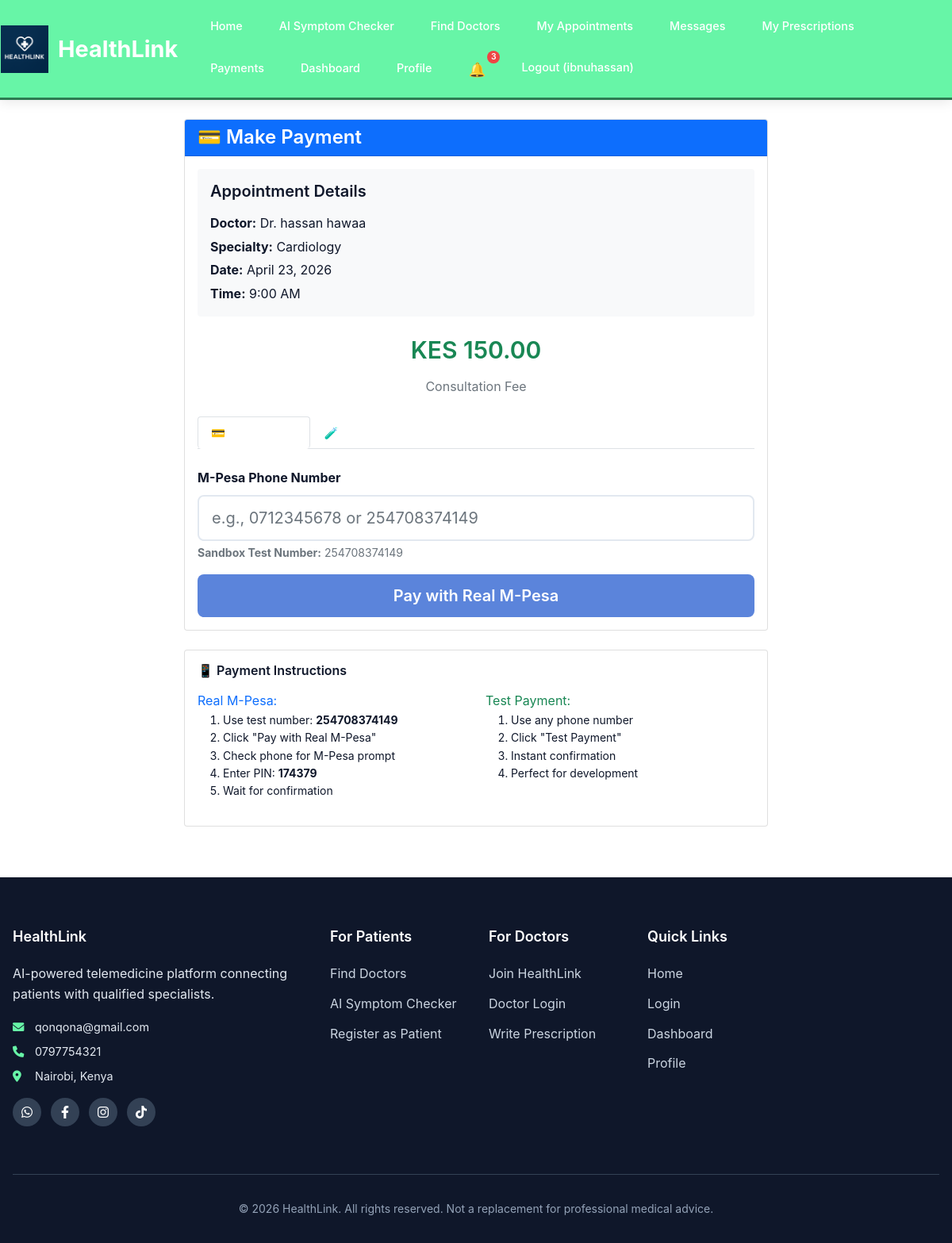
The page /payments/payment/32/ (signed in) on the database its author committed.
### users/models.py (models this page shows, shortened)
class CustomUser(AbstractUser):
    USER_TYPE_CHOICES = (
        ('patient', 'Patient'),
        ('doctor', 'Doctor'),
        ('admin', 'Admin'),
    )
    user_type = models.CharField(max_length=10, choices=USER_TYPE_CHOICES, default='patient')
    phone_number = models.CharField(max_length=15, blank=True)
    date_of_birth = models.DateField(null=True, blank=True)
    groups = models.ManyToManyField(
        'auth.Group',
        verbose_name='groups',
        blank=True,
        help_text='The groups this user belongs to.',
        related_name='customuser_set',
        related_query_name='user',
    )
    user_permissions = models.ManyToManyField(
        'auth.Permission',
        verbose_name='user permissions',
        blank=True,
        help_text='Specific permissions for this user.',
        related_name='customuser_set',
        related_query_name='user',
    )

class DoctorProfile(models.Model):
    user = models.OneToOneField(CustomUser, on_delete=models.CASCADE, primary_key=True)
    license_number = models.CharField(max_length=50)
    specialization = models.CharField(max_length=100)
    years_of_experience = models.IntegerField(default=0)
    bio = models.TextField(blank=True)
    consultation_fee = models.DecimalField(max_digits=10, decimal_places=2, default=0)

### appointments/models.py (models this page shows, shortened)
class Appointment(models.Model):
    STATUS_CHOICES = (
        ('pending', 'Pending Payment'),
        ('confirmed', 'Confirmed'),
        ('completed', 'Completed'),
        ('cancelled', 'Cancelled'),
    )
    patient = models.ForeignKey(CustomUser, on_delete=models.CASCADE, related_name='patient_appointments')
    doctor = models.ForeignKey(CustomUser, on_delete=models.CASCADE, related_name='doctor_appointments')
    specialty = models.ForeignKey(Specialty, on_delete=models.CASCADE)
    appointment_date = models.DateTimeField()
    symptoms = models.TextField()  # Initial symptoms described by patient
    status = models.CharField(max_length=10, choices=STATUS_CHOICES, default='pending')
    created_at = models.DateTimeField(auto_now_add=True)
    updated_at = models.DateTimeField(auto_now=True)

### payments/views.py (the view)
# urls.py: path('payment/<int:appointment_id>/', views.payment_page, name='payment_page'),
@login_required
def payment_page(request, appointment_id):
    appointment = get_object_or_404(Appointment, id=appointment_id, patient=request.user)
    successful_payment = MpesaTransaction.objects.filter(
        appointment=appointment,
        status='success'
    ).first()
    if successful_payment:
        messages.info(request, 'This appointment has already been paid for.')
        return redirect('appointment_detail', appointment_id=appointment_id)
    context = {
        'appointment': appointment,
        'doctor': appointment.doctor.doctorprofile,
        'amount': appointment.doctor.doctorprofile.consultation_fee,
    }
    return render(request, 'payments/payment.html', context)

### templates/payments/payment.html (shortened to what this page needs)
{% extends 'base.html' %}
{% load static %}
{% block content %}
<div class="container mt-4">
    <div class="row justify-content-center">
        <div class="col-lg-8">
            <div class="card">
                <div class="card-header bg-primary text-white">
                    <h4 class="mb-0">💳 Make Payment</h4>
                </div>
                <div class="card-body">
                    <div class="appointment-summary mb-4 p-3 bg-light rounded">
                        <h5>Appointment Details</h5>
                        <p class="mb-1"><strong>Doctor:</strong> Dr. {{ doctor.user.get_full_name }}</p>
                        <p class="mb-1"><strong>Specialty:</strong> {{ doctor.specialization }}</p>
                        <p class="mb-1"><strong>Date:</strong> {{ appointment.appointment_date|date:"F j, Y" }}</p>
                        <p class="mb-0"><strong>Time:</strong> {{ appointment.appointment_date|time:"g:i A" }}</p>
                    </div>
                    <div class="payment-amount text-center mb-4">
                        <h3 class="text-success">KES {{ amount }}</h3>
                        <p class="text-muted">Consultation Fee</p>
                    </div>
                    <ul class="nav nav-tabs mb-4" id="paymentTabs" role="tablist">
                        <li class="nav-item" role="presentation">
                            <button class="nav-link active" id="real-tab" data-bs-toggle="tab"
                                    data-bs-target="#real-payment" type="button" role="tab">
                                💳 Real M-Pesa
                            </button>
                        </li>
                        <li class="nav-item" role="presentation">
                            <button class="nav-link" id="simulate-tab" data-bs-toggle="tab"
                                    data-bs-target="#simulate-payment" type="button" role="tab">
                                🧪 Test Payment
                            </button>
                        </li>
                    </ul>
                    <div class="tab-content" id="paymentTabsContent">
                        <div class="tab-pane fade show active" id="real-payment" role="tabpanel">
                            <form method="post" id="real-payment-form">
                                <div class="mb-3">
                                    <label for="real_phone" class="form-label">
                                        <strong>M-Pesa Phone Number</strong>
                                    </label>
                                    <input type="tel"
                                           class="form-control form-control-lg"
                                           id="real_phone"
                                           name="phone_number"
                                           placeholder="e.g., 0712345678 or 254708374149"
                                           required
                                           pattern="[0-9]{10,12}">
                                    <div class="form-text">
                                        <strong>Sandbox Test Number:</strong> 254708374149
                                    </div>
                                </div>
                                <div class="d-grid">
                                    <button type="submit" class="btn btn-primary btn-lg" id="real-pay-button">
                                        Pay with Real M-Pesa
                                    </button>
                                </div>
                            </form>
                        </div>
                    </div>
                </div>
            </div>
            <div class="card mt-4">
                <div class="card-body">
                    <h6>📱 Payment Instructions</h6>
                    <div class="row">
                        <div class="col-md-6">
                            <h7 class="text-primary">Real M-Pesa:</h7>
                            <ol class="small">
                                <li>Use test number: <strong>254708374149</strong></li>
                                <li>Click "Pay with Real M-Pesa"</li>
                                <li>Check phone for M-Pesa prompt</li>
                                <li>Enter PIN: <strong>174379</strong></li>
                                <li>Wait for confirmation</li>
                            </ol>
                        </div>
                        <div class="col-md-6">
                            <h7 class="text-success">Test Payment:</h7>
                            <ol class="small">
                                <li>Use any phone number</li>
                                <li>Click "Test Payment"</li>
                                <li>Instant confirmation</li>
                                <li>Perfect for development</li>
                            </ol>
                        </div>
                    </div>
                </div>
            </div>
        </div>
    </div>
</div>
{% endblock %}

### templates/includes/_header.html (shortened to what this page needs)
{% load static %}
<nav class="navbar">
    <div class="nav-container">
        <a href="{% url 'home' %}" class="nav-brand">
            <img src="{% static 'images/logo.png' %}" alt="HealthLink Logo" class="nav-logo">
            HealthLink
        </a>
        <ul class="nav-menu" id="navMenu">
            <li><a href="{% url 'home' %}" class="nav-link">Home</a></li>
            {% if user.is_authenticated %}
                {% if user.user_type == 'patient' %}
                    <li><a href="{% url 'triage:triage' %}" class="nav-link">AI Symptom Checker</a></li>
                    <li><a href="{% url 'appointments:doctor_list' %}" class="nav-link">Find Doctors</a></li>
                    <li><a href="{% url 'appointments:my_appointments' %}" class="nav-link">My Appointments</a></li>
                    <li><a href="{% url 'messaging:conversation_list' %}" class="nav-link">Messages</a></li>
                    <li><a href="{% url 'prescriptions:my_prescriptions' %}" class="nav-link">My Prescriptions</a></li>
                    <li><a href="{% url 'payments:payment_history' %}" class="nav-link">Payments</a></li>
                {% endif %}
                <li><a href="{% url 'dashboard' %}" class="nav-link">Dashboard</a></li>
                <li><a href="{% url 'profile' %}" class="nav-link">Profile</a></li>
                <li class="notification-nav-item">
                    <a href="{% url 'notifications:notification_list' %}" class="nav-link notification-link">
                        <span class="notification-bell">🔔</span>
                        <span class="notification-badge" id="notificationBadge" style="display: none;">0</span>
                    </a>
                </li>
                <li>
                    <form method="post" action="{% url 'logout' %}" style="display: inline; margin: 0;">
                        <button type="submit" class="nav-link" style="background: none; border: none; cursor: pointer;">
                            Logout ({{ user.username }})
                        </button>
                    </form>
                </li>
            {% endif %}
        </ul>
    </div>
</nav>

### static/css/style.css (style rules this page uses)
:root { --primary-blue: #5b84db; --primary-dark: #6380e2; --primary-light: #3b82f6; --accent-teal: #0d9488; --success-green: #10b981; --warning-amber: #f59e0b; --error-red: #ef4444; --white: #ffffff; --gray-50: #f8fafc; --gray-100: #f1f5f9; --gray-200: #e2e8f0; --gray-500: #64748b; --gray-700: #334155; --gray-900: #0f172a; --background: var(--white); --surface: var(--gray-50); --card-background: var(--white); --text-primary: var(--gray-900); --text-secondary: var(--gray-700); --text-tertiary: var(--gray-500); }
* { margin: 0; padding: 0; box-sizing: border-box; }
body { font-family: 'Inter', 'Segoe UI', system-ui, -apple-system, sans-serif; line-height: 1.6; color: var(--text-primary); background-color: var(--background); }
h1, h2, h3, h4, h5, h6 { font-weight: 600; line-height: 1.2; margin-bottom: 1rem; }
h3 { font-size: 1.875rem; }
h4 { font-size: 1.5rem; }
.navbar { background: var(--white); box-shadow: 0 1px 3px rgba(226, 197, 29, 0.1); padding: 1rem 0; }
.btn { padding: 0.75rem 2rem; border-radius: 8px; font-weight: 600; text-decoration: none; display: inline-block; transition: all 0.3s ease; border: none; cursor: pointer; }
.btn-primary { background: var(--primary-blue); color: var(--white); }
.text-center { text-align: center; }
.mb-1 { margin-bottom: 0.5rem; }
.mb-3 { margin-bottom: 1.5rem; }
.mb-4 { margin-bottom: 2rem; }
.mt-4 { margin-top: 2rem; }
.form-control-lg { padding: 0.75rem 1rem; border: 2px solid var(--gray-200); border-radius: 8px; }
html, body { height: 100%; }
body { display: flex; flex-direction: column; min-height: 100vh; }
.navbar { background: #67f5a7 !important; box-shadow: 0 2px 15px rgba(0, 0, 0, 0.1); padding: 0.75rem 0; border-bottom: 3px solid #2d7a52; }
.nav-container { max-width: 100%; margin: 0; display: flex; justify-content: flex-start; align-items: center; padding: 0 1rem; gap: 1.5rem; }
.nav-brand { font-size: 1.4rem; font-weight: bold; color: white !important; text-decoration: none; transition: all 0.3s ease; flex-shrink: 0; }
.nav-menu { display: flex; list-style: none; gap: 0.75rem; margin: 0; padding: 0; flex-wrap: wrap; }
.nav-link { color: white !important; font-size: 0.9rem; text-decoration: none; font-weight: 500; transition: all 0.3s ease; padding: 0.5rem 1rem; border-radius: 5px; border: 1px solid transparent; }
.notification-nav-item { position: relative; }
.notification-link { position: relative; display: flex; align-items: center; }
.notification-bell { font-size: 1.1rem; }
.notification-badge { position: absolute; top: -2px; right: -2px; background: #ef4444; color: white; font-size: 0.65rem; font-weight: 600; min-width: 16px; height: 16px; border-radius: 50%; display: flex; align-items: center; justify-content: center; padding: 0 4px; }
.nav-link.active { background: rgba(255, 255, 255, 0.2); border: 1px solid rgba(255, 255, 255, 0.4); }
.nav-brand { display: flex; align-items: center; gap: 0.75rem; font-size: 1.8rem; font-weight: bold; color: white !important; text-decoration: none; transition: all 0.3s ease; margin-right: auto; margin-left: -10px; }
.nav-logo { height: 60px; width: auto; transition: transform 0.3s ease; margin-left: -5px; }

### templates/base.html (style rules this page uses)
html, body { width: 100%; overflow-x: hidden; }

### rows shown on the page
CustomUser: username "ibnuhassan"
DoctorProfile: user.get_full_name "hassan hawaa", specialization "Cardiology", consultation_fee "150.00"
Appointment: appointment_date "April 23, 2026", appointment_date "9:00 AM"
